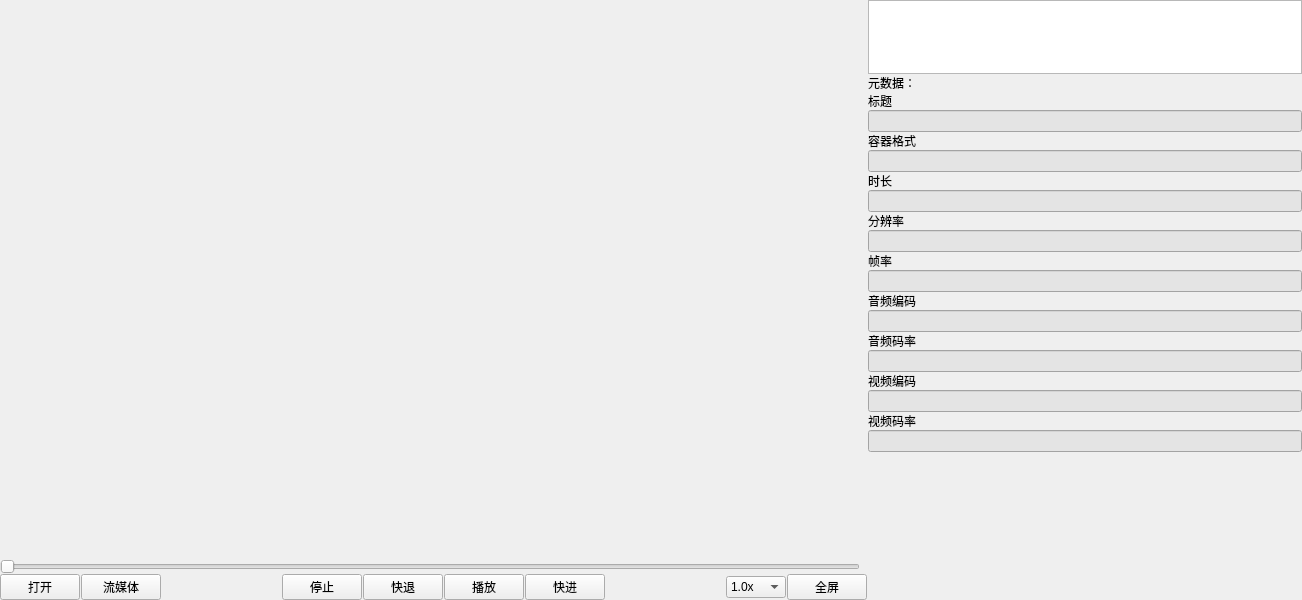
<?xml version="1.0" encoding="UTF-8"?>
<ui version="4.0">
 <class>Player</class>
 <widget class="QWidget" name="Player">
  <property name="geometry">
   <rect>
    <x>0</x>
    <y>0</y>
    <width>1302</width>
    <height>600</height>
   </rect>
  </property>
  <property name="windowTitle">
   <string>视频播放器</string>
  </property>
  <layout class="QGridLayout" name="gridLayout" columnstretch="2,1">
   <property name="leftMargin">
    <number>0</number>
   </property>
   <property name="topMargin">
    <number>0</number>
   </property>
   <property name="rightMargin">
    <number>0</number>
   </property>
   <property name="bottomMargin">
    <number>0</number>
   </property>
   <property name="spacing">
    <number>1</number>
   </property>
   <item row="0" column="0">
    <layout class="QVBoxLayout" name="verticalLayout" stretch="8,1,0">
     <property name="spacing">
      <number>0</number>
     </property>
     <property name="leftMargin">
      <number>0</number>
     </property>
     <item>
      <widget class="VideoWidget" name="videoWidget" native="true">
       <property name="enabled">
        <bool>true</bool>
       </property>
       <property name="sizePolicy">
        <sizepolicy hsizetype="Preferred" vsizetype="Preferred">
         <horstretch>0</horstretch>
         <verstretch>0</verstretch>
        </sizepolicy>
       </property>
       <property name="minimumSize">
        <size>
         <width>20</width>
         <height>20</height>
        </size>
       </property>
      </widget>
     </item>
     <item>
      <layout class="QHBoxLayout" name="horizontalLayout">
       <item>
        <widget class="QSlider" name="horizontalSlider">
         <property name="orientation">
          <enum>Qt::Horizontal</enum>
         </property>
        </widget>
       </item>
       <item>
        <widget class="QLabel" name="labelDuration">
         <property name="sizePolicy">
          <sizepolicy hsizetype="Fixed" vsizetype="Fixed">
           <horstretch>0</horstretch>
           <verstretch>0</verstretch>
          </sizepolicy>
         </property>
         <property name="text">
          <string/>
         </property>
        </widget>
       </item>
      </layout>
     </item>
     <item>
      <layout class="QHBoxLayout" name="horizontalLayout_2">
       <property name="spacing">
        <number>1</number>
       </property>
       <property name="leftMargin">
        <number>0</number>
       </property>
       <item>
        <widget class="QPushButton" name="buttonOpen">
         <property name="text">
          <string>打开</string>
         </property>
        </widget>
       </item>
       <item>
        <widget class="QPushButton" name="pushButtonOpenStream">
         <property name="text">
          <string>流媒体</string>
         </property>
        </widget>
       </item>
       <item>
        <spacer name="horizontalSpacer_2">
         <property name="orientation">
          <enum>Qt::Horizontal</enum>
         </property>
         <property name="sizeHint" stdset="0">
          <size>
           <width>40</width>
           <height>20</height>
          </size>
         </property>
        </spacer>
       </item>
       <item>
        <spacer name="horizontalSpacer">
         <property name="orientation">
          <enum>Qt::Horizontal</enum>
         </property>
         <property name="sizeHint" stdset="0">
          <size>
           <width>40</width>
           <height>20</height>
          </size>
         </property>
        </spacer>
       </item>
       <item>
        <widget class="QPushButton" name="pushButtonStop">
         <property name="text">
          <string>停止</string>
         </property>
        </widget>
       </item>
       <item>
        <widget class="QPushButton" name="pushButtonRewind">
         <property name="text">
          <string>快退</string>
         </property>
        </widget>
       </item>
       <item>
        <widget class="QPushButton" name="pushButtonPlay">
         <property name="text">
          <string>播放</string>
         </property>
        </widget>
       </item>
       <item>
        <widget class="QPushButton" name="pushButtonForward">
         <property name="text">
          <string>快进</string>
         </property>
        </widget>
       </item>
       <item>
        <spacer name="horizontalSpacer_4">
         <property name="orientation">
          <enum>Qt::Horizontal</enum>
         </property>
         <property name="sizeHint" stdset="0">
          <size>
           <width>40</width>
           <height>20</height>
          </size>
         </property>
        </spacer>
       </item>
       <item>
        <spacer name="horizontalSpacer_3">
         <property name="orientation">
          <enum>Qt::Horizontal</enum>
         </property>
         <property name="sizeHint" stdset="0">
          <size>
           <width>40</width>
           <height>20</height>
          </size>
         </property>
        </spacer>
       </item>
       <item>
        <widget class="QComboBox" name="comboBox">
         <item>
          <property name="text">
           <string>1.0x</string>
          </property>
         </item>
         <item>
          <property name="text">
           <string>0.1x</string>
          </property>
         </item>
         <item>
          <property name="text">
           <string>0.5x</string>
          </property>
         </item>
         <item>
          <property name="text">
           <string>1.2x</string>
          </property>
         </item>
         <item>
          <property name="text">
           <string>1.5x</string>
          </property>
         </item>
         <item>
          <property name="text">
           <string>2.0x</string>
          </property>
         </item>
         <item>
          <property name="text">
           <string>3.0x</string>
          </property>
         </item>
         <item>
          <property name="text">
           <string>5.0x</string>
          </property>
         </item>
         <item>
          <property name="text">
           <string>10.0x</string>
          </property>
         </item>
        </widget>
       </item>
       <item>
        <widget class="QPushButton" name="pushButtonFullScreen">
         <property name="text">
          <string>全屏</string>
         </property>
        </widget>
       </item>
      </layout>
     </item>
    </layout>
   </item>
   <item row="0" column="1">
    <layout class="QVBoxLayout" name="verticalLayout_2" stretch="1,2,1,1">
     <property name="spacing">
      <number>0</number>
     </property>
     <property name="sizeConstraint">
      <enum>QLayout::SetDefaultConstraint</enum>
     </property>
     <property name="leftMargin">
      <number>0</number>
     </property>
     <property name="rightMargin">
      <number>0</number>
     </property>
     <property name="bottomMargin">
      <number>0</number>
     </property>
     <item>
      <widget class="QListView" name="listView"/>
     </item>
     <item>
      <layout class="QVBoxLayout" name="verticalLayout_3" stretch="2,2,1,2,1,2,1,2,1,2,1,2,1,2,1,2,1,2,1">
       <property name="spacing">
        <number>0</number>
       </property>
       <item>
        <widget class="QLabel" name="label">
         <property name="text">
          <string>元数据：</string>
         </property>
        </widget>
       </item>
       <item>
        <widget class="QLabel" name="label_2">
         <property name="text">
          <string>标题</string>
         </property>
        </widget>
       </item>
       <item>
        <widget class="QLineEdit" name="lineEdit">
         <property name="styleSheet">
          <string notr="true">background-color: rgb(228, 228, 228);</string>
         </property>
         <property name="readOnly">
          <bool>true</bool>
         </property>
         <property name="clearButtonEnabled">
          <bool>true</bool>
         </property>
        </widget>
       </item>
       <item>
        <widget class="QLabel" name="label_3">
         <property name="text">
          <string>容器格式 </string>
         </property>
        </widget>
       </item>
       <item>
        <widget class="QLineEdit" name="lineEdit_2">
         <property name="autoFillBackground">
          <bool>false</bool>
         </property>
         <property name="styleSheet">
          <string notr="true">background-color: rgb(228, 228, 228);</string>
         </property>
         <property name="readOnly">
          <bool>true</bool>
         </property>
        </widget>
       </item>
       <item>
        <widget class="QLabel" name="label_7">
         <property name="text">
          <string>时长</string>
         </property>
        </widget>
       </item>
       <item>
        <widget class="QLineEdit" name="lineEdit_6">
         <property name="styleSheet">
          <string notr="true">background-color: rgb(228, 228, 228);</string>
         </property>
         <property name="readOnly">
          <bool>true</bool>
         </property>
        </widget>
       </item>
       <item>
        <widget class="QLabel" name="label_8">
         <property name="text">
          <string>分辨率</string>
         </property>
        </widget>
       </item>
       <item>
        <widget class="QLineEdit" name="lineEdit_7">
         <property name="styleSheet">
          <string notr="true">background-color: rgb(228, 228, 228);</string>
         </property>
         <property name="text">
          <string/>
         </property>
         <property name="readOnly">
          <bool>true</bool>
         </property>
        </widget>
       </item>
       <item>
        <widget class="QLabel" name="label_6">
         <property name="text">
          <string>帧率</string>
         </property>
        </widget>
       </item>
       <item>
        <widget class="QLineEdit" name="lineEdit_5">
         <property name="styleSheet">
          <string notr="true">background-color: rgb(228, 228, 228);</string>
         </property>
         <property name="readOnly">
          <bool>true</bool>
         </property>
        </widget>
       </item>
       <item>
        <widget class="QLabel" name="label_4">
         <property name="text">
          <string>音频编码 </string>
         </property>
        </widget>
       </item>
       <item>
        <widget class="QLineEdit" name="lineEdit_3">
         <property name="styleSheet">
          <string notr="true">background-color: rgb(228, 228, 228);</string>
         </property>
         <property name="readOnly">
          <bool>true</bool>
         </property>
        </widget>
       </item>
       <item>
        <widget class="QLabel" name="label_9">
         <property name="text">
          <string>音频码率</string>
         </property>
        </widget>
       </item>
       <item>
        <widget class="QLineEdit" name="lineEdit_8">
         <property name="styleSheet">
          <string notr="true">background-color: rgb(228, 228, 228);</string>
         </property>
         <property name="text">
          <string/>
         </property>
         <property name="readOnly">
          <bool>true</bool>
         </property>
        </widget>
       </item>
       <item>
        <widget class="QLabel" name="label_5">
         <property name="text">
          <string>视频编码 </string>
         </property>
        </widget>
       </item>
       <item>
        <widget class="QLineEdit" name="lineEdit_4">
         <property name="styleSheet">
          <string notr="true">background-color: rgb(228, 228, 228);</string>
         </property>
         <property name="readOnly">
          <bool>true</bool>
         </property>
        </widget>
       </item>
       <item>
        <widget class="QLabel" name="label_10">
         <property name="text">
          <string>视频码率</string>
         </property>
        </widget>
       </item>
       <item>
        <widget class="QLineEdit" name="lineEdit_9">
         <property name="styleSheet">
          <string notr="true">background-color: rgb(228, 228, 228);</string>
         </property>
         <property name="text">
          <string/>
         </property>
         <property name="readOnly">
          <bool>true</bool>
         </property>
        </widget>
       </item>
      </layout>
     </item>
     <item>
      <spacer name="verticalSpacer">
       <property name="orientation">
        <enum>Qt::Vertical</enum>
       </property>
       <property name="sizeHint" stdset="0">
        <size>
         <width>20</width>
         <height>40</height>
        </size>
       </property>
      </spacer>
     </item>
     <item>
      <spacer name="verticalSpacer_2">
       <property name="orientation">
        <enum>Qt::Vertical</enum>
       </property>
       <property name="sizeHint" stdset="0">
        <size>
         <width>20</width>
         <height>40</height>
        </size>
       </property>
      </spacer>
     </item>
    </layout>
   </item>
  </layout>
 </widget>
 <customwidgets>
  <customwidget>
   <class>VideoWidget</class>
   <extends>QWidget</extends>
   <header>videowidget.h</header>
   <container>1</container>
  </customwidget>
 </customwidgets>
 <resources/>
 <connections/>
</ui>
